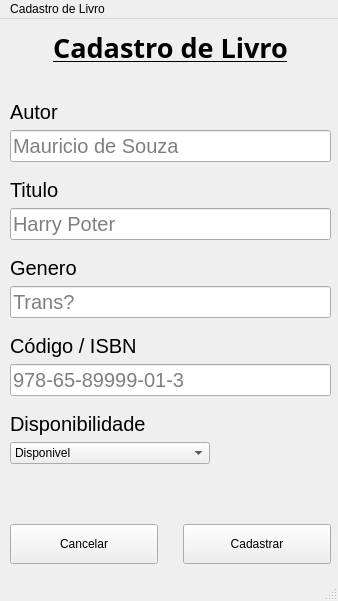
<?xml version="1.0" encoding="UTF-8"?>
<ui version="4.0">
 <class>MainWindow</class>
 <widget class="QMainWindow" name="MainWindow">
  <property name="geometry">
   <rect>
    <x>0</x>
    <y>0</y>
    <width>338</width>
    <height>601</height>
   </rect>
  </property>
  <property name="windowTitle">
   <string>MainWindow</string>
  </property>
  <widget class="QWidget" name="centralwidget">
   <widget class="QWidget" name="horizontalLayoutWidget">
    <property name="geometry">
     <rect>
      <x>10</x>
      <y>490</y>
      <width>321</width>
      <height>71</height>
     </rect>
    </property>
    <layout class="QHBoxLayout" name="horizontalLayout">
     <property name="spacing">
      <number>25</number>
     </property>
     <property name="topMargin">
      <number>10</number>
     </property>
     <property name="bottomMargin">
      <number>10</number>
     </property>
     <item>
      <widget class="QPushButton" name="Cancelar">
       <property name="maximumSize">
        <size>
         <width>150</width>
         <height>40</height>
        </size>
       </property>
       <property name="text">
        <string>Cancelar</string>
       </property>
      </widget>
     </item>
     <item>
      <widget class="QPushButton" name="Cadastrar">
       <property name="maximumSize">
        <size>
         <width>150</width>
         <height>40</height>
        </size>
       </property>
       <property name="text">
        <string>Cadastrar</string>
       </property>
      </widget>
     </item>
    </layout>
   </widget>
   <widget class="QWidget" name="verticalLayoutWidget">
    <property name="geometry">
     <rect>
      <x>10</x>
      <y>10</y>
      <width>321</width>
      <height>465</height>
     </rect>
    </property>
    <layout class="QVBoxLayout" name="verticalLayout">
     <item>
      <layout class="QVBoxLayout" name="verticalLayout_4">
       <item>
        <widget class="QLabel" name="label_8">
         <property name="font">
          <font>
           <family>Mongolian Baiti</family>
           <pointsize>20</pointsize>
           <weight>75</weight>
           <italic>false</italic>
           <bold>true</bold>
           <underline>true</underline>
           <strikeout>false</strikeout>
           <stylestrategy>PreferDefault</stylestrategy>
           <kerning>true</kerning>
          </font>
         </property>
         <property name="text">
          <string>Cadastro de Livro</string>
         </property>
         <property name="textFormat">
          <enum>Qt::AutoText</enum>
         </property>
         <property name="alignment">
          <set>Qt::AlignCenter</set>
         </property>
         <property name="margin">
          <number>12</number>
         </property>
         <property name="indent">
          <number>0</number>
         </property>
        </widget>
       </item>
       <item>
        <spacer name="verticalSpacer">
         <property name="orientation">
          <enum>Qt::Vertical</enum>
         </property>
         <property name="sizeHint" stdset="0">
          <size>
           <width>20</width>
           <height>40</height>
          </size>
         </property>
        </spacer>
       </item>
       <item>
        <layout class="QVBoxLayout" name="verticalLayout_2">
         <property name="topMargin">
          <number>10</number>
         </property>
         <property name="rightMargin">
          <number>0</number>
         </property>
         <property name="bottomMargin">
          <number>10</number>
         </property>
         <item>
          <widget class="QLabel" name="label">
           <property name="maximumSize">
            <size>
             <width>80</width>
             <height>16777215</height>
            </size>
           </property>
           <property name="font">
            <font>
             <pointsize>15</pointsize>
            </font>
           </property>
           <property name="text">
            <string>Autor</string>
           </property>
          </widget>
         </item>
         <item>
          <widget class="QLineEdit" name="Autor">
           <property name="font">
            <font>
             <pointsize>15</pointsize>
            </font>
           </property>
           <property name="frame">
            <bool>true</bool>
           </property>
           <property name="placeholderText">
            <string>Mauricio de Souza</string>
           </property>
          </widget>
         </item>
        </layout>
       </item>
       <item>
        <layout class="QVBoxLayout" name="verticalLayout_5">
         <item>
          <widget class="QLabel" name="label_4">
           <property name="font">
            <font>
             <pointsize>15</pointsize>
            </font>
           </property>
           <property name="text">
            <string>Titulo</string>
           </property>
          </widget>
         </item>
         <item>
          <widget class="QLineEdit" name="Titulo">
           <property name="font">
            <font>
             <pointsize>15</pointsize>
            </font>
           </property>
           <property name="text">
            <string/>
           </property>
           <property name="placeholderText">
            <string>Harry Poter</string>
           </property>
          </widget>
         </item>
         <item>
          <layout class="QVBoxLayout" name="verticalLayout_6">
           <property name="topMargin">
            <number>10</number>
           </property>
           <property name="bottomMargin">
            <number>10</number>
           </property>
           <item>
            <widget class="QLabel" name="label_6">
             <property name="font">
              <font>
               <pointsize>15</pointsize>
              </font>
             </property>
             <property name="text">
              <string>Genero</string>
             </property>
            </widget>
           </item>
           <item>
            <widget class="QLineEdit" name="Genero">
             <property name="font">
              <font>
               <pointsize>15</pointsize>
              </font>
             </property>
             <property name="placeholderText">
              <string>Trans?</string>
             </property>
            </widget>
           </item>
           <item>
            <layout class="QVBoxLayout" name="verticalLayout_7">
             <property name="topMargin">
              <number>10</number>
             </property>
             <property name="bottomMargin">
              <number>10</number>
             </property>
             <item>
              <widget class="QLabel" name="label_5">
               <property name="enabled">
                <bool>true</bool>
               </property>
               <property name="font">
                <font>
                 <pointsize>15</pointsize>
                </font>
               </property>
               <property name="text">
                <string>Código / ISBN</string>
               </property>
              </widget>
             </item>
             <item>
              <widget class="QLineEdit" name="Codigo">
               <property name="font">
                <font>
                 <pointsize>15</pointsize>
                </font>
               </property>
               <property name="placeholderText">
                <string>978-65-89999-01-3</string>
               </property>
              </widget>
             </item>
             <item>
              <layout class="QVBoxLayout" name="verticalLayout_8">
               <property name="topMargin">
                <number>10</number>
               </property>
               <property name="bottomMargin">
                <number>10</number>
               </property>
               <item>
                <widget class="QLabel" name="label_7">
                 <property name="font">
                  <font>
                   <pointsize>15</pointsize>
                  </font>
                 </property>
                 <property name="text">
                  <string>Disponibilidade</string>
                 </property>
                </widget>
               </item>
               <item>
                <widget class="QComboBox" name="Disponibilidade">
                 <property name="maximumSize">
                  <size>
                   <width>200</width>
                   <height>30</height>
                  </size>
                 </property>
                 <item>
                  <property name="text">
                   <string>Disponivel</string>
                  </property>
                 </item>
                 <item>
                  <property name="text">
                   <string>Indisponivel</string>
                  </property>
                 </item>
                </widget>
               </item>
              </layout>
             </item>
            </layout>
           </item>
          </layout>
         </item>
        </layout>
       </item>
      </layout>
     </item>
    </layout>
   </widget>
  </widget>
  <widget class="QMenuBar" name="menubar">
   <property name="geometry">
    <rect>
     <x>0</x>
     <y>0</y>
     <width>338</width>
     <height>21</height>
    </rect>
   </property>
   <widget class="QMenu" name="menuCadastro_de_Livro">
    <property name="title">
     <string>Cadastro de Livro</string>
    </property>
   </widget>
   <addaction name="menuCadastro_de_Livro"/>
  </widget>
  <widget class="QStatusBar" name="statusbar"/>
 </widget>
 <resources/>
 <connections/>
</ui>
